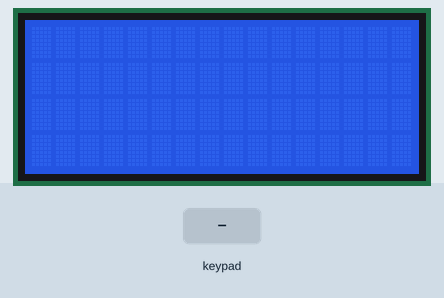
A sketch run on a simulated Arduino Uno, built with avr-gcc and run on an emulated ATmega328P. On the bench: 16×4 character LCD. Wiring (inferred from the names in the program): 4×4 keypad with keys + = 0 R - 3 2 1 * 6 5 4 / 9 8 7: rows pin 0, pin 1, pin 2, pin 3; columns pin 4, pin 5, pin 6, pin 7. Inputs (shaded band) come from the test bench.

Above: at 1.2 s.
1.3 s: keypad keys 0 1 2 3 * pressed 0.4 s apart
At 3.5 s:
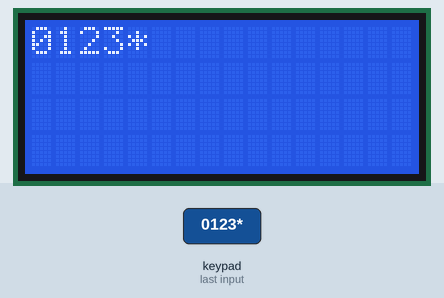
4.8 s: key '=' pressed
At 6.1 s:
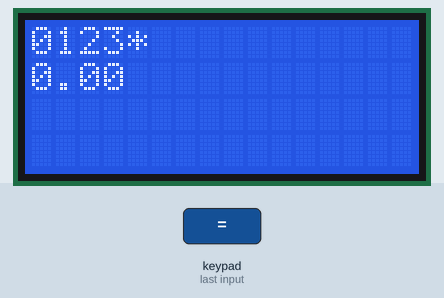
6.4 s: keypad keys 7 + 5 = pressed 0.4 s apart
At 8.3 s:
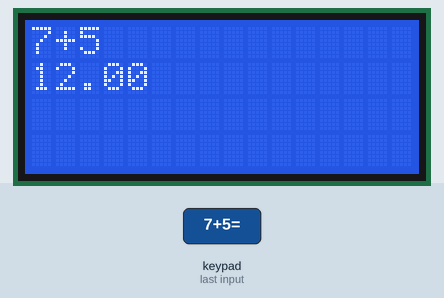
9.5 s: keypad keys 8 / 2 = pressed 0.4 s apart
At 11.8 s:
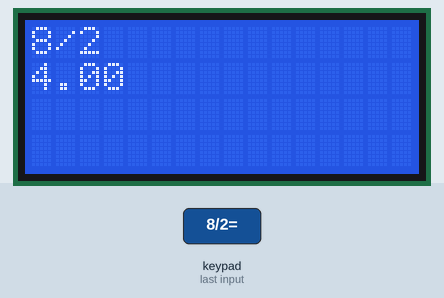
12.6 s: key '-' pressed
At 13.3 s:
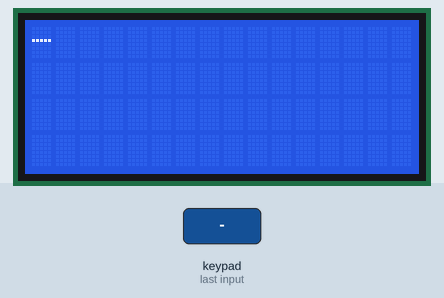
Timing chart, 0 to 15.2 s (numbered marks = the images above; inputs shaded):
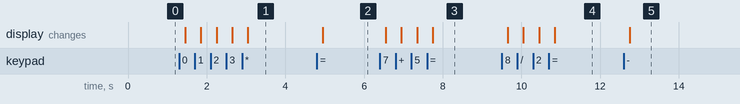

The sketch:

calculator.ino
```cpp
#include <LiquidCrystal.h>

const int ROWS = 4;
const int COLS = 4;

byte col_pins[ROWS] = {0,1,2,3};
byte row_pins[COLS] = {4,5,6,7};

char keys[ROWS][COLS] = {
  {'+','=','0', 'R'},
  {'-','3','2', '1'},
  {'*','6','5', '4'},
  {'/','9','8', '7'}
};

LiquidCrystal lcd(19, 18, 17, 16, 15, 14);

double num1 = 0;
double num2 = 0;

char op = 'X';

double result = 0;

bool num1_flag = 0;
bool num2_flag = 0;
bool num1_negative = 0;
bool num2_negative = 0;
bool first_char = 0;
bool calculated = 0;
bool error = 0;
bool op_flag = 0;

void setup() {

	for (byte i = 0; i < ROWS; i++) {
		pinMode(row_pins[i], OUTPUT);
		digitalWrite(row_pins[i], HIGH);
	}

	for (byte i = 0; i < COLS; i++) {
		pinMode(col_pins[i], INPUT_PULLUP);
	}

	lcd.begin(16, 4);
	lcd.setCursor(0, 0);
}

void loop() {

	char key = get_key();

	if(key && calculated){
		lcd.clear();
		lcd.setCursor(0, 0);
		calculated = 0;
	}

	if(key == '-' && !first_char){
		first_char = 1;
		num1_negative = 1;
		lcd.print(key);
	}

	if(key == '-' && num1_flag && !num2_flag && !num2_negative && op_flag){
		num2_negative = 1;
		lcd.print(key);
	}

	if(key == '=' && num1_flag){

		if(num1_negative){
			num1 = num1 * -1;
		}
		if(num2_negative){
			num2 = num2 * -1;
		}

		if(op == '+'){
			result = num1 + num2;
		}
		else if(op == '-'){
			result = num1 - num2;
		}

		else if(op == '*'){
			result = num1 * num2;
		}
		else if(op == '/'){
			if(num2 == 0){
				error = 1;
			}
			else{
				result = num1 / num2;
			}
		}
		else if(op == 'X'){
			result = num1;
		}

		display(result);
	}
	else if(key-'0' <= 9 && key-'0' >= 0){
		first_char = 1;

		if(op_flag){
			num2_flag = 1;
			num2 = num2 * 10 + (key-'0');
			lcd.print(key);
		}
		else{
			num1_flag = 1;
			num1 = num1 * 10 + (key-'0');
			lcd.print(key);
		}
	}
	else if((key == '+' || key == '-' || key == '*' || key == '/') && !op_flag && first_char && num1_flag){
		op = key;
		op_flag = 1;
		lcd.print(key);
	}
	else if(key == 'R' && !op_flag && num1_flag){
		if(!num1_negative){
			result = sqrt(num1);
		}
		else{
			error = 1;
		}

		display(result);
	}
}

void display(double result){
	lcd.setCursor(0, 1);

	if(!error){
		lcd.print(result);
	}
	else{
		lcd.print("Error");
	}

	result = 0;
	num1_flag = 0;
	num1 = 0;
	num2 = 0;
	op = 'X';
	calculated = 1;
	error = 0;
	num1_negative = 0;
	num2_negative = 0;
	first_char = 0;
	num2_flag = 0;
	op_flag = 0;
}

char get_key() {

	for (byte col = 0; col < COLS; col++) {
		digitalWrite(row_pins[col], LOW);

		for (byte row = 0; row < ROWS; row++) {
			if (digitalRead(col_pins[row]) == LOW) {
				while (digitalRead(col_pins[row]) == LOW);
					digitalWrite(row_pins[col], HIGH);
			return keys[row][col];
			}
		}

		digitalWrite(row_pins[col], HIGH);
	}

	return 0;
}
```

Measured:
- after the input at 1.3 s, the display: first changes after 0.15 s (image 1 shows a later state)
- after the input at 4.8 s, the display: changes after 0.15 s (image 2)
- after the input at 6.4 s, the display: first changes after 0.15 s (image 3 shows a later state)
- after the input at 9.5 s, the display: first changes after 0.15 s (image 4 shows a later state)
- after the input at 12.6 s, the display: changes after 0.15 s (image 5)
